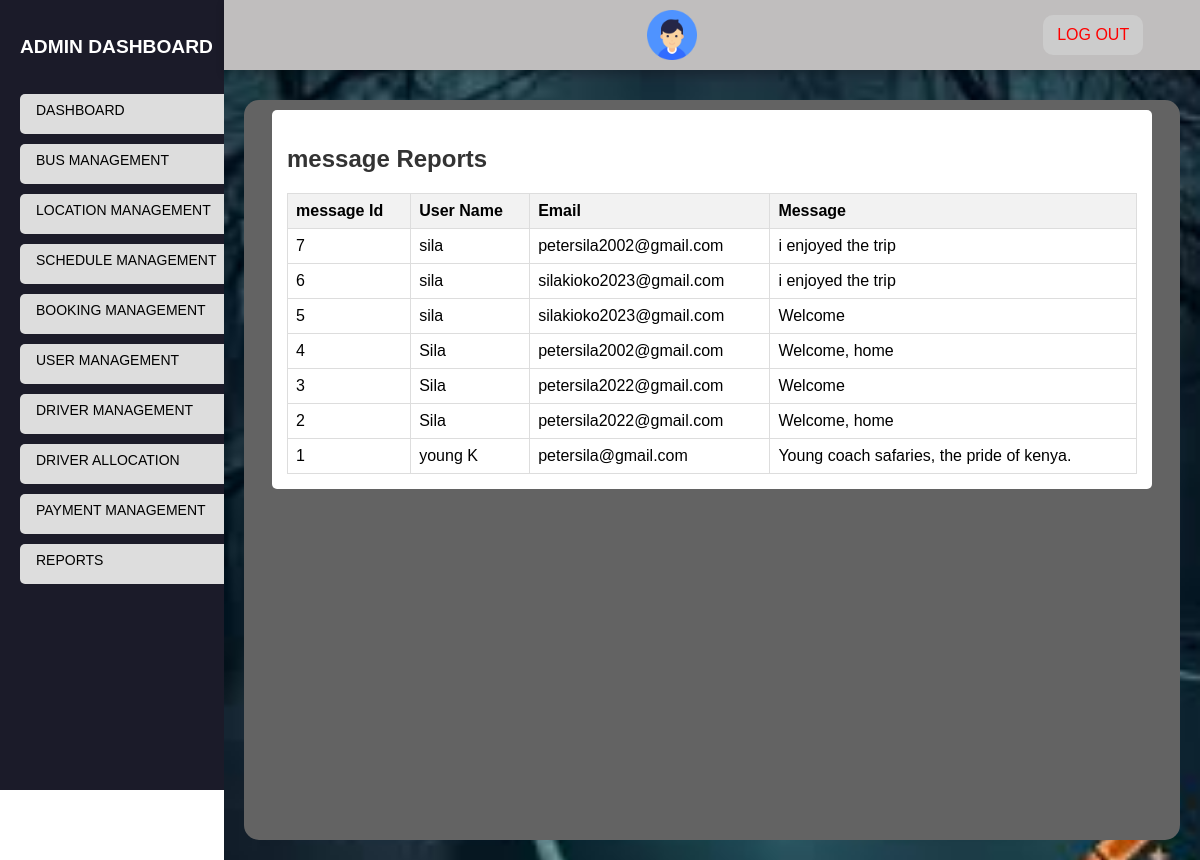
The app's page /admin/reports/messagereport.php (signed in) with its own data.
### tables this page shows
CREATE TABLE `messages` (
  `message_id` int NOT NULL AUTO_INCREMENT,
  `name` varchar(100) NOT NULL,
  `email` varchar(100) NOT NULL,
  `message` text NOT NULL,
  `lastupdated` timestamp(6) NOT NULL DEFAULT CURRENT_TIMESTAMP(6) ON UPDATE CURRENT_TIMESTAMP(6),
  PRIMARY KEY (`message_id`)
);

### admin/reports/messagereport.php (the view, shortened to what this page needs)
<?php
require_once '../../controllers/adminreportscontroller.php';
?>
<!DOCTYPE html>
<html lang="en">
<head>
    <link rel="stylesheet" href="../../css/reports.css">
</head>
<body>
    <div class="sidebar">
        <h2>ADMIN DASHBOARD</h2>
        <ul>
            <li><a href="../index.php">DASHBOARD</a></li>
            <li><a href="../buses.php">BUS MANAGEMENT</a></li>
            <li><a href="../locations.php">LOCATION MANAGEMENT</a></li>
            <li><a href="../schedules.php">SCHEDULE MANAGEMENT</a></li>
            <li><a href="../bookings.php">BOOKING MANAGEMENT</a></li>
            <li><a href="../users.php">USER MANAGEMENT</a></li>
            <li><a href="../drivers.php">DRIVER MANAGEMENT</a></li>
            <li><a href="../driverallocation.php">DRIVER ALLOCATION</a></li>
            <li><a href="../payments.php">PAYMENT MANAGEMENT</a></li>
            <li><a href="../reports.php">REPORTS</a></li>
        </ul>
    </div>
    <div class="main-content">
        <div class="header">
            <div class="nav">
                <div class="user">
                    <div class="img-case">
                        <a href="adminprofile.php"><img src="../../images/user.png"></a>
                    </div>
                    <button class="log-btn"><a href="index.php?logout=1" style="color: red;" class="logout">LOG OUT</a></button>
                </div>
            </div>
        </div>
        <div class="b-reports">
            <div class="message">
                <div class="displayreport">
                    <h2>message Reports</h2>
                    <table>
                        <thead>
                            <tr>
                                <th>message Id</th>
                                <th>User Name</th>
                                <th>Email</th>
                                <th>Message</th>
                            </tr>
                        </thead>
                        <tbody>
                            <?php
                            $sql = "SELECT * FROM messages ORDER BY lastupdated DESC";
                            $messageresult = $conn->query($sql);
                            while ($message_r = $messageresult->fetch_assoc()) {
                                echo "<tr>";
                                echo "<td>" . $message_r["message_id"] . "</td>";
                                echo "<td>" . $message_r["name"] . "</td>";
                                echo "<td>" . $message_r["email"] . "</td>";
                                echo "<td>" . $message_r["message"] . "</td>";
                                echo "</tr>";
                            }
                            ?>
                        </tbody>
                    </table>
                </div>
            </div>
        </div>
    </div>
</body>
</html>

### css/reports.css (style rules this page uses)
body { margin: 0; padding: 0; font-family: Arial, sans-serif; }
.sidebar { position: fixed; width: 250px; justify-content: flex-start; background-color: rgb(0, 0, 0); background-color: rgb(27, 27, 41); display: flex; flex-direction: column; color: #fff; padding: 20px; height: 750px; }
.sidebar h2 { margin-bottom: 20px; font-size: larger; color: #fff; }
.sidebar ul { list-style-type: none; padding: 0; }
.sidebar ul li { margin-bottom: 10px; height: 40px; background-color: #ddd; color: black; border-radius: 5px; }
.sidebar ul li a { text-decoration: none; font-family: sans-serif; font-size: 14px; color: black; display: block; padding: 8px 16px; border-radius: 4px; transition: background-color 0.3s ease; }
.main-content { padding: 20px; background-image: url(../images/dash1.jpeg); background-position: center; background-size: cover; background-repeat: no-repeat; position: absolute; right: 0; width: 78vw; min-height: 100vh; }
h1, h2 { color: #333; }
.main-content .header { position: fixed; top: 0; right: 0; width: 78vw; display: flex; padding: 10px; padding-left: 30px; box-shadow: 0 4px 8px 0 rgba(0,0,0,0.2); z-index: 1; text-align: center; justify-content: space-around; background-color: rgb(0, 0, 0); background-color: rgb(192, 190, 190); color: #fff; }
.main-content .header .nav { width: 90%; }
.main-content .header .nav .user { display: flex; justify-content: space-between; align-items: center; }
.nav .user .log-btn { display: inline-block; text-decoration: none; border-radius: 10px; border: none; background-color: #ccc; height: 40px; width: 100px; font-size: medium; cursor: pointer; }
.nav .user a { text-decoration: none; }
.main-content .header .nav .user .img-case img { width: 40px; height: 40px; }
.main-content .header .nav .user .img-case { display: flex; position: relative; width: 50px; height: 50px; }
.main-content .header .nav .user .img-case img { position: absolute; top: 0; left: 0; width: 100%; height: 100%; }
.b-reports { position: relative; margin-top: 10vh; min-height: 90vh; padding: 10px; background: rgb(0, 0, 0); background-color: #636363; border-radius: 15px; }
table { width: 100%; border-collapse: collapse; }
table th, table td { border: 1px solid #ddd; padding: 8px; }
table th { background-color: #f2f2f2; text-align: left; }
.message { background-color: #fff; border-radius: 5px; padding: 15px; max-width: 850px; margin: auto; }

### records on screen
messages: message_id "7", name "sila", email "petersila2002@gmail.com", message "i enjoyed the trip"
messages: message_id "6", name "sila", email "silakioko2023@gmail.com", message "i enjoyed the trip"
messages: message_id "5", name "sila", email "silakioko2023@gmail.com", message "Welcome"
messages: message_id "4", name "Sila", email "petersila2002@gmail.com", message "Welcome, home"
messages: message_id "3", name "Sila", email "petersila2022@gmail.com", message "Welcome"
messages: message_id "2", name "Sila", email "petersila2022@gmail.com", message "Welcome, home"
messages: message_id "1", name "young K", email "petersila@gmail.com", message "Young coach safaries, the pride of kenya."
